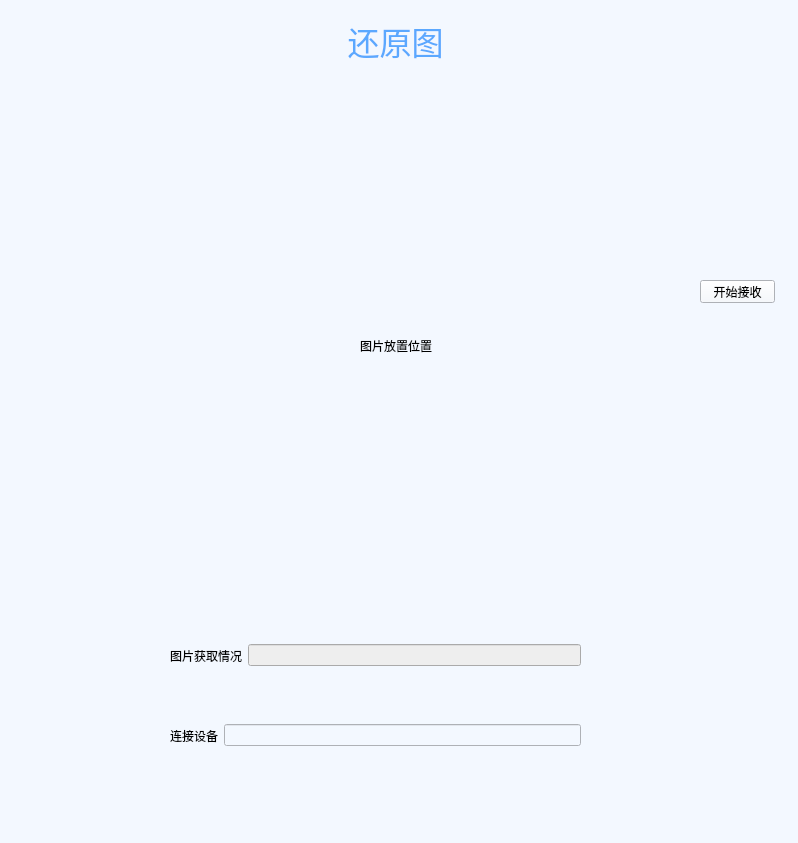
<?xml version="1.0" encoding="UTF-8"?>
<ui version="4.0">
 <class>Form</class>
 <widget class="QWidget" name="Form">
  <property name="geometry">
   <rect>
    <x>0</x>
    <y>0</y>
    <width>798</width>
    <height>843</height>
   </rect>
  </property>
  <property name="windowTitle">
   <string>接受装置界面</string>
  </property>
  <property name="styleSheet">
   <string notr="true">background-color: rgb(243, 248, 255);</string>
  </property>
  <widget class="QLabel" name="label1">
   <property name="geometry">
    <rect>
     <x>140</x>
     <y>90</y>
     <width>512</width>
     <height>512</height>
    </rect>
   </property>
   <property name="text">
    <string>图片放置位置</string>
   </property>
   <property name="alignment">
    <set>Qt::AlignmentFlag::AlignCenter</set>
   </property>
  </widget>
  <widget class="QWidget" name="layoutWidget_2">
   <property name="geometry">
    <rect>
     <x>170</x>
     <y>630</y>
     <width>411</width>
     <height>51</height>
    </rect>
   </property>
   <layout class="QHBoxLayout" name="horizontalLayout_6">
    <item>
     <widget class="QLabel" name="label">
      <property name="text">
       <string>图片获取情况</string>
      </property>
     </widget>
    </item>
    <item>
     <widget class="QLineEdit" name="lineEdit1">
      <property name="styleSheet">
       <string notr="true">background-color: rgb(238, 238, 238);</string>
      </property>
     </widget>
    </item>
   </layout>
  </widget>
  <widget class="QLabel" name="label_2">
   <property name="geometry">
    <rect>
     <x>290</x>
     <y>10</y>
     <width>211</width>
     <height>61</height>
    </rect>
   </property>
   <property name="font">
    <font>
     <family>黑体</family>
     <pointsize>24</pointsize>
    </font>
   </property>
   <property name="acceptDrops">
    <bool>false</bool>
   </property>
   <property name="styleSheet">
    <string notr="true">color: rgb(91, 168, 255);</string>
   </property>
   <property name="text">
    <string>还原图</string>
   </property>
   <property name="alignment">
    <set>Qt::AlignmentFlag::AlignCenter</set>
   </property>
  </widget>
  <widget class="QWidget" name="layoutWidget">
   <property name="geometry">
    <rect>
     <x>170</x>
     <y>720</y>
     <width>411</width>
     <height>31</height>
    </rect>
   </property>
   <layout class="QHBoxLayout" name="horizontalLayout">
    <item>
     <widget class="QLabel" name="label_3">
      <property name="text">
       <string>连接设备</string>
      </property>
     </widget>
    </item>
    <item>
     <widget class="QLineEdit" name="lineEdit"/>
    </item>
   </layout>
  </widget>
  <widget class="QPushButton" name="button">
   <property name="geometry">
    <rect>
     <x>700</x>
     <y>280</y>
     <width>75</width>
     <height>23</height>
    </rect>
   </property>
   <property name="text">
    <string>开始接收</string>
   </property>
  </widget>
 </widget>
 <resources/>
 <connections/>
</ui>
